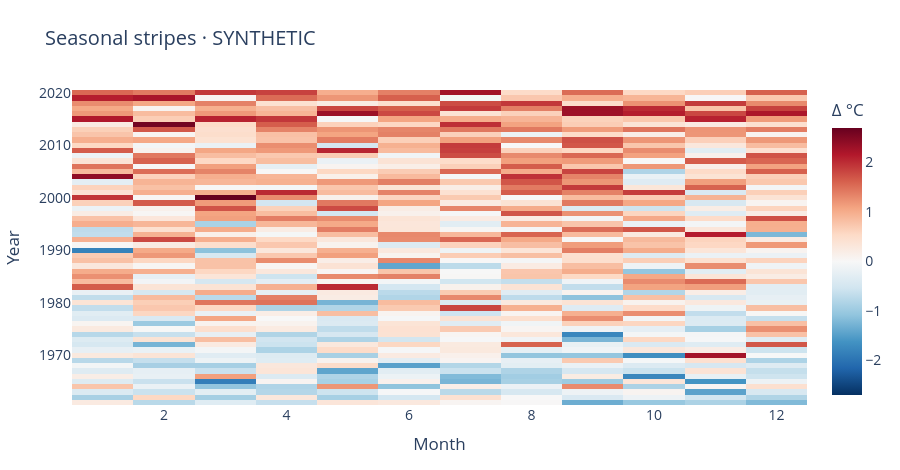

Here is the notebook cell this chart was saved with:
### Markdown cell above
## Expose month-by-month changes

### Code cell
df["anomaly"] = anomalies(df, "t", (1961, 1990))
matrix = df.pivot(index="year", columns="month", values="anomaly")
limit = np.abs(matrix.to_numpy()).max()
fig = go.Figure(go.Heatmap(x=matrix.columns, y=matrix.index, z=matrix.to_numpy(),
    colorscale="RdBu_r", zmin=-limit, zmax=limit, colorbar=dict(title="Δ °C")))
fig.update_layout(title="Seasonal stripes · SYNTHETIC", xaxis_title="Month", yaxis_title="Year")
show(fig)
# Require all three months; dropping absent months can bias a seasonal mean.
djf = df[df.month.isin([12, 1, 2])].copy()
djf["season_year"] = djf.year + (djf.month == 12).astype(int)
seasons = djf.groupby("season_year").agg(mean_t=("t", "mean"), n=("t", "count"))
display(seasons[seasons.n == 3].head())

### Figure 1 — Plotly figure (JSON) as saved in the notebook; plotly's stock layout.template omitted (floating-point values rounded to 4 significant figures; data arrays with more than 128 entries replaced by an {"elided": "..."} marker saying what was removed)
{"data": [{"colorbar": {"title": {"text": "Δ °C"}}, "colorscale": [[0.0, "rgb(5,48,97)"], [0.1, "rgb(33,102,172)"], [0.2, "rgb(67,147,195)"], [0.3, "rgb(146,197,222)"], [0.4, "rgb(209,229,240)"], [0.5, "rgb(247,247,247)"], [0.6, "rgb(253,219,199)"], [0.7, "rgb(244,165,130)"], [0.8, "rgb(214,96,77)"], [0.9, "rgb(178,24,43)"], [1.0, "rgb(103,0,31)"]], "type": "heatmap", "x": [1, 2, 3, 4, 5, 6, 7, 8, 9, 10, 11, 12], "y": [1961, 1962, 1963, 1964, 1965, 1966, 1967, 1968, 1969, 1970, 1971, 1972, 1973, 1974, 1975, 1976, 1977, 1978, 1979, 1980, 1981, 1982, 1983, 1984, 1985, 1986, 1987, 1988, 1989, 1990, 1991, 1992, 1993, 1994, 1995, 1996, 1997, 1998, 1999, 2000, 2001, 2002, 2003, 2004, 2005, 2006, 2007, 2008, 2009, 2010, 2011, 2012, 2013, 2014, 2015, 2016, 2017, 2018, 2019, 2020], "z": {"elided": "60x12 float values"}, "zmax": 2.698, "zmin": -2.698}], "layout": {"font": {"size": 14}, "height": 470, "margin": {"b": 65, "l": 65, "r": 45, "t": 90}, "title": {"text": "Seasonal stripes · SYNTHETIC"}, "xaxis": {"title": {"text": "Month"}}, "yaxis": {"title": {"text": "Year"}}}}
